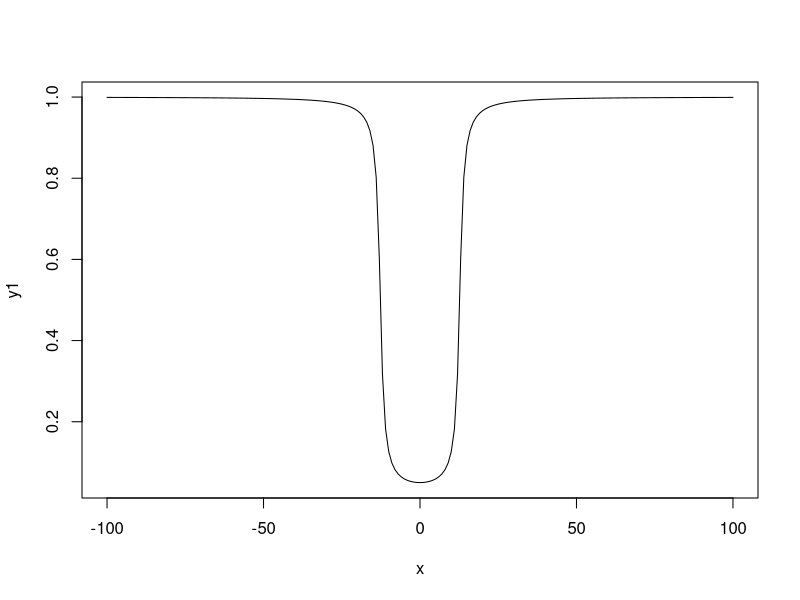
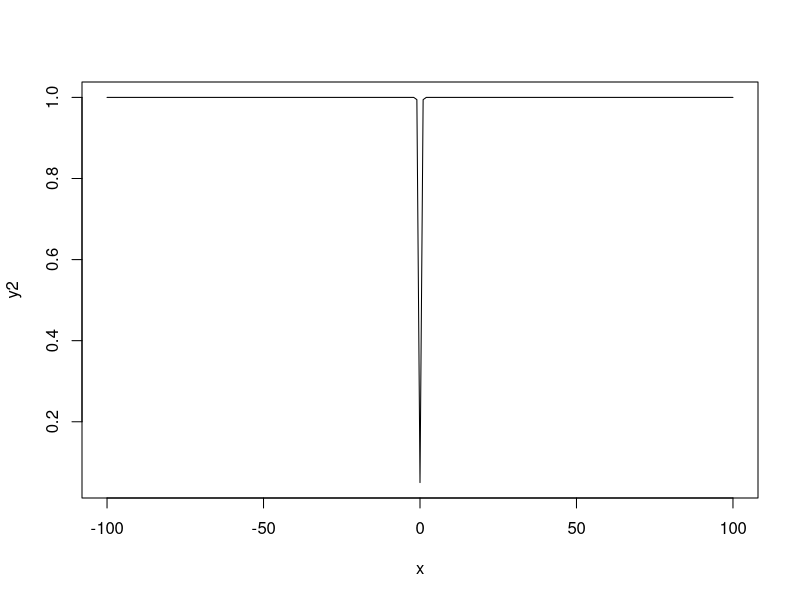

These figures' R source, in order:

c1 <- qcauchy(0.975)
B <- function(theta){
  prob1 <- pcauchy(c1+theta) - pcauchy(theta-c1)
  return(1-prob1)
}

x <- (-100:100)
y1 <- B(x)

plot(y1 ~ x, type = "l")

n <- 50
c2 <- qnorm(0.975,0,pi/sqrt(4*n))
BM <- function(theta){
  prob2 <- pnorm(c2+theta,0,pi/sqrt(4*n)) - pnorm(theta-c2,0,pi/sqrt(4*n))
  return(1-prob2)
}

y2 <- BM(x)

plot(y2 ~ x , type = "l")


5